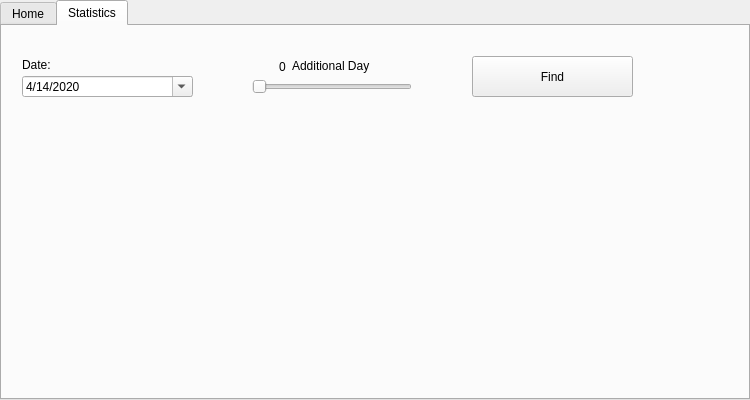
<?xml version="1.0" encoding="UTF-8"?>
<ui version="4.0">
 <class>MainWindow</class>
 <widget class="QMainWindow" name="MainWindow">
  <property name="geometry">
   <rect>
    <x>0</x>
    <y>0</y>
    <width>750</width>
    <height>400</height>
   </rect>
  </property>
  <property name="sizePolicy">
   <sizepolicy hsizetype="MinimumExpanding" vsizetype="MinimumExpanding">
    <horstretch>0</horstretch>
    <verstretch>0</verstretch>
   </sizepolicy>
  </property>
  <property name="windowTitle">
   <string>MainWindow</string>
  </property>
  <widget class="QWidget" name="centralwidget">
   <property name="sizePolicy">
    <sizepolicy hsizetype="MinimumExpanding" vsizetype="MinimumExpanding">
     <horstretch>0</horstretch>
     <verstretch>0</verstretch>
    </sizepolicy>
   </property>
   <widget class="QTabWidget" name="tabWidget">
    <property name="geometry">
     <rect>
      <x>0</x>
      <y>0</y>
      <width>750</width>
      <height>400</height>
     </rect>
    </property>
    <property name="sizePolicy">
     <sizepolicy hsizetype="Minimum" vsizetype="Minimum">
      <horstretch>0</horstretch>
      <verstretch>0</verstretch>
     </sizepolicy>
    </property>
    <property name="minimumSize">
     <size>
      <width>500</width>
      <height>300</height>
     </size>
    </property>
    <property name="tabPosition">
     <enum>QTabWidget::North</enum>
    </property>
    <property name="tabShape">
     <enum>QTabWidget::Rounded</enum>
    </property>
    <property name="currentIndex">
     <number>1</number>
    </property>
    <widget class="QWidget" name="tab">
     <property name="sizePolicy">
      <sizepolicy hsizetype="MinimumExpanding" vsizetype="MinimumExpanding">
       <horstretch>0</horstretch>
       <verstretch>0</verstretch>
      </sizepolicy>
     </property>
     <attribute name="title">
      <string>Home</string>
     </attribute>
     <widget class="QPushButton" name="pushButton_Run">
      <property name="geometry">
       <rect>
        <x>280</x>
        <y>270</y>
        <width>181</width>
        <height>41</height>
       </rect>
      </property>
      <property name="sizePolicy">
       <sizepolicy hsizetype="Preferred" vsizetype="Preferred">
        <horstretch>0</horstretch>
        <verstretch>0</verstretch>
       </sizepolicy>
      </property>
      <property name="text">
       <string>Run</string>
      </property>
     </widget>
     <widget class="QPushButton" name="pushButton_Kill">
      <property name="enabled">
       <bool>true</bool>
      </property>
      <property name="geometry">
       <rect>
        <x>520</x>
        <y>270</y>
        <width>181</width>
        <height>41</height>
       </rect>
      </property>
      <property name="text">
       <string>Kill</string>
      </property>
     </widget>
     <widget class="QLabel" name="daemon_label">
      <property name="geometry">
       <rect>
        <x>220</x>
        <y>320</y>
        <width>301</width>
        <height>21</height>
       </rect>
      </property>
      <property name="text">
       <string/>
      </property>
      <property name="alignment">
       <set>Qt::AlignCenter</set>
      </property>
     </widget>
     <widget class="QPushButton" name="pushButton_2">
      <property name="geometry">
       <rect>
        <x>40</x>
        <y>270</y>
        <width>181</width>
        <height>41</height>
       </rect>
      </property>
      <property name="text">
       <string>All Cameras</string>
      </property>
     </widget>
     <widget class="QLabel" name="label_3">
      <property name="geometry">
       <rect>
        <x>40</x>
        <y>20</y>
        <width>661</width>
        <height>241</height>
       </rect>
      </property>
      <property name="frameShape">
       <enum>QFrame::StyledPanel</enum>
      </property>
      <property name="frameShadow">
       <enum>QFrame::Plain</enum>
      </property>
      <property name="midLineWidth">
       <number>0</number>
      </property>
      <property name="text">
       <string>SCREEN FOR LIVE VIEW OF CAMERA</string>
      </property>
      <property name="alignment">
       <set>Qt::AlignCenter</set>
      </property>
     </widget>
    </widget>
    <widget class="QWidget" name="tab_2">
     <property name="sizePolicy">
      <sizepolicy hsizetype="MinimumExpanding" vsizetype="MinimumExpanding">
       <horstretch>0</horstretch>
       <verstretch>0</verstretch>
      </sizepolicy>
     </property>
     <attribute name="title">
      <string>Statistics</string>
     </attribute>
     <widget class="QLabel" name="label">
      <property name="geometry">
       <rect>
        <x>19</x>
        <y>90</y>
        <width>701</width>
        <height>231</height>
       </rect>
      </property>
      <property name="text">
       <string/>
      </property>
     </widget>
     <widget class="QLabel" name="label_2">
      <property name="enabled">
       <bool>true</bool>
      </property>
      <property name="geometry">
       <rect>
        <x>20</x>
        <y>30</y>
        <width>61</width>
        <height>17</height>
       </rect>
      </property>
      <property name="text">
       <string>Date:</string>
      </property>
     </widget>
     <widget class="QPushButton" name="pushButton">
      <property name="geometry">
       <rect>
        <x>470</x>
        <y>30</y>
        <width>161</width>
        <height>41</height>
       </rect>
      </property>
      <property name="text">
       <string>Find</string>
      </property>
     </widget>
     <widget class="QDateEdit" name="dateEdit">
      <property name="geometry">
       <rect>
        <x>20</x>
        <y>50</y>
        <width>171</width>
        <height>21</height>
       </rect>
      </property>
      <property name="layoutDirection">
       <enum>Qt::LeftToRight</enum>
      </property>
      <property name="dateTime">
       <datetime>
        <hour>0</hour>
        <minute>0</minute>
        <second>0</second>
        <year>2020</year>
        <month>4</month>
        <day>14</day>
       </datetime>
      </property>
      <property name="minimumDateTime">
       <datetime>
        <hour>0</hour>
        <minute>0</minute>
        <second>0</second>
        <year>2020</year>
        <month>3</month>
        <day>1</day>
       </datetime>
      </property>
      <property name="displayFormat">
       <string>M/d/yyyy</string>
      </property>
      <property name="calendarPopup">
       <bool>true</bool>
      </property>
      <property name="timeSpec">
       <enum>Qt::LocalTime</enum>
      </property>
     </widget>
     <widget class="QLabel" name="range_counter">
      <property name="enabled">
       <bool>true</bool>
      </property>
      <property name="geometry">
       <rect>
        <x>270</x>
        <y>32</y>
        <width>21</width>
        <height>17</height>
       </rect>
      </property>
      <property name="text">
       <string>0</string>
      </property>
      <property name="alignment">
       <set>Qt::AlignCenter</set>
      </property>
     </widget>
     <widget class="QSlider" name="horizontalSlider">
      <property name="geometry">
       <rect>
        <x>250</x>
        <y>50</y>
        <width>160</width>
        <height>21</height>
       </rect>
      </property>
      <property name="minimum">
       <number>1</number>
      </property>
      <property name="maximum">
       <number>6</number>
      </property>
      <property name="orientation">
       <enum>Qt::Horizontal</enum>
      </property>
      <property name="tickPosition">
       <enum>QSlider::NoTicks</enum>
      </property>
     </widget>
     <widget class="QLabel" name="day_label">
      <property name="geometry">
       <rect>
        <x>290</x>
        <y>30</y>
        <width>111</width>
        <height>20</height>
       </rect>
      </property>
      <property name="text">
       <string>Additional Day</string>
      </property>
     </widget>
    </widget>
   </widget>
  </widget>
  <widget class="QMenuBar" name="menubar">
   <property name="geometry">
    <rect>
     <x>0</x>
     <y>0</y>
     <width>750</width>
     <height>22</height>
    </rect>
   </property>
  </widget>
 </widget>
 <resources/>
 <connections/>
</ui>
